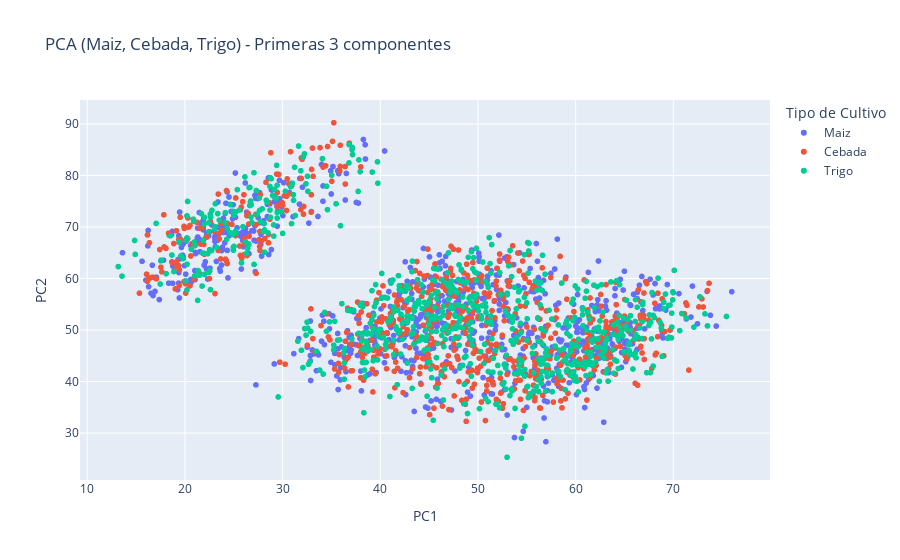

Notebook source saved alongside this figure:
### Markdown cell above
# Ejercicio 5: Apliar PCA nuevamente al subdataset 2D

### Code cell
# Nos aseguramos mismas columnas y orden que el PCA original
X_filtrado_scaled = X_filtrado.reindex(columns=X_scaled.columns, fill_value=0)

# Transformamos con el PCA ya entrenado
X_filtrado_pca = pca.transform(X_filtrado_scaled)

# Visualizamos las primeras 3 componentes principales
pca_filtrado_df = pd.DataFrame(X_filtrado_pca[:, :3], columns=['PC1', 'PC2', 'PC3'])
pca_filtrado_df['tipoCultivo'] = cultivos_filtrados['tipoCultivo'].values

fig = px.scatter(
    pca_filtrado_df,
    x='PC1',
    y='PC2',
    color='tipoCultivo',
    title='PCA (Maiz, Cebada, Trigo) - Primeras 3 componentes',
    labels={'tipoCultivo': 'Tipo de Cultivo'}
)
fig.show()

### Figure 1 — Plotly figure (JSON) as saved in the notebook; plotly's stock layout.template omitted (floating-point values rounded to 4 significant figures; data arrays with more than 128 entries replaced by an {"elided": "..."} marker saying what was removed)
{"data": [{"hovertemplate": "Tipo de Cultivo=Maiz<br>PC1=%{x}<br>PC2=%{y}<extra></extra>", "legendgroup": "Maiz", "marker": {"color": "#636efa", "symbol": "circle"}, "mode": "markers", "name": "Maiz", "showlegend": true, "type": "scattergl", "x": {"elided": "753 float values"}, "xaxis": "x", "y": {"elided": "753 float values"}, "yaxis": "y"}, {"hovertemplate": "Tipo de Cultivo=Cebada<br>PC1=%{x}<br>PC2=%{y}<extra></extra>", "legendgroup": "Cebada", "marker": {"color": "#EF553B", "symbol": "circle"}, "mode": "markers", "name": "Cebada", "showlegend": true, "type": "scattergl", "x": {"elided": "703 float values"}, "xaxis": "x", "y": {"elided": "703 float values"}, "yaxis": "y"}, {"hovertemplate": "Tipo de Cultivo=Trigo<br>PC1=%{x}<br>PC2=%{y}<extra></extra>", "legendgroup": "Trigo", "marker": {"color": "#00cc96", "symbol": "circle"}, "mode": "markers", "name": "Trigo", "showlegend": true, "type": "scattergl", "x": {"elided": "747 float values"}, "xaxis": "x", "y": {"elided": "747 float values"}, "yaxis": "y"}], "layout": {"legend": {"title": {"text": "Tipo de Cultivo"}, "tracegroupgap": 0}, "title": {"text": "PCA (Maiz, Cebada, Trigo) - Primeras 3 componentes"}, "xaxis": {"anchor": "y", "domain": [0, 1], "title": {"text": "PC1"}}, "yaxis": {"anchor": "x", "domain": [0, 1], "title": {"text": "PC2"}}}}
